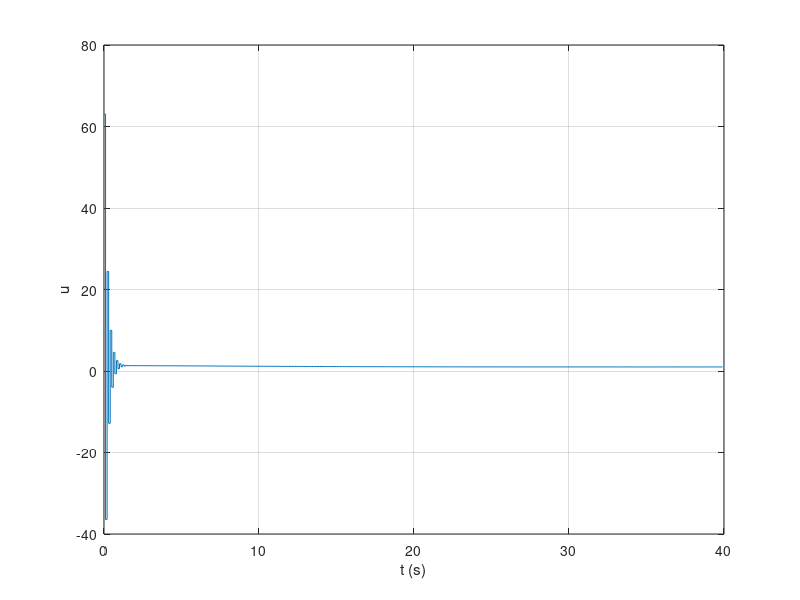

Write MATLAB code to recreate this figure.
%% C7_Ej8_Digital -- Notas: sección 7.7 (implementación digital)
% QUÉ HACE   Implementa el PID (Kc=3, Ti=8, Td=2) en forma posicional y en forma
%            incremental con Ts = 0.1 s sobre 1/(10s+1), y compara las dos.
% OBSERVE    Las dos leyes dan exactamente la misma señal de control: la
%            incremental es la diferencia de la posicional en k y k-1.
% ESPERADO   Coeficientes incrementales: 63.04, -123, 60.  max|u1 - u2| ~ 1e-12.
% EXPLORE    Repita con Ts = 0.01, 0.5 y 1 s y compare con el PID continuo.
clear; close all; clc;

% [ini:digital]
Kc = 3;  Ti = 8;  Td = 2;  Ts = 0.1;  n = 400;
Gd = c2d(tf(1, [10 1]), Ts, 'zoh');  [nd, dd] = tfdata(Gd, 'v');
a = -dd(end);  bb = nd(end);                          % y[k+1] = a y[k] + bb u[k]
q = Kc*[1 + Ts/Ti + Td/Ts, -1 - 2*Td/Ts, Td/Ts]       % coeficientes incrementales
y1 = 0; y2 = 0; S = 0; e1 = 0; e2 = 0; up = 0; u1 = zeros(1,n); u2 = u1;
for k = 1:n
    e = 1 - y1;  S = S + e;
    u1(k) = Kc*(e + Ts/Ti*S + Td/Ts*(e - e1));       % posicional
    u2(k) = up + q*[e; e1; e2];  up = u2(k);          % incremental
    e2 = e1;  e1 = e;
    y1 = a*y1 + bb*u1(k);                             % planta discreta
end
max(abs(u1 - u2))
stairs((0:n-1)*Ts, u1); grid on; xlabel('t (s)'); ylabel('u');
% [fin:digital]
